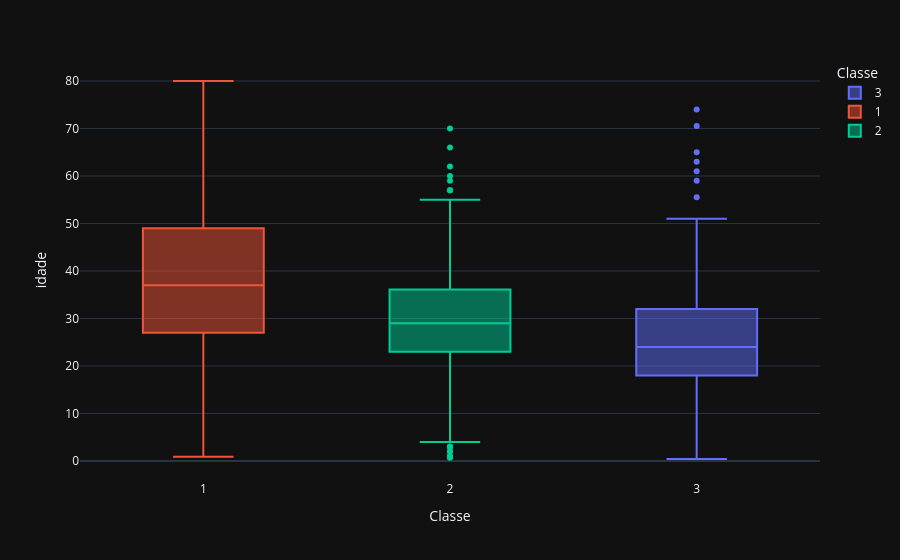

Notebook source saved alongside this figure:
### Markdown cell above
\
Ambos DataFrames possuem diversos valores nulos nas colunas de idade e cabine, a única divergência é que o de treinamento possui um valor nulo de embarque e o de teste possui um valor nulo de tarifa.
\
\
Referente aos valores nulos de idade, o ideal é preencher com a média de idade. Para extrair tal informação fiz um gráfico interativo de `box` do *Plotly* para saber a média por classe.

### Code cell
age_per_class = px.box(data_frame=df_train, x='Pclass', y='Age', color='Pclass',
             labels={'Pclass': 'Classe', 'Age': 'idade'})
age_per_class.show()

### Figure 1 — Plotly figure (JSON) as saved in the notebook; plotly's stock layout.template omitted (floating-point values rounded to 4 significant figures; data arrays with more than 128 entries replaced by an {"elided": "..."} marker saying what was removed)
{"data": [{"alignmentgroup": "True", "hovertemplate": "Classe=%{x}<br>idade=%{y}<extra></extra>", "legendgroup": "3", "marker": {"color": "#636efa"}, "name": "3", "notched": false, "offsetgroup": "3", "orientation": "v", "showlegend": true, "x": {"elided": "491 int values"}, "x0": " ", "xaxis": "x", "y": {"elided": "491 float values"}, "y0": " ", "yaxis": "y", "type": "box"}, {"alignmentgroup": "True", "hovertemplate": "Classe=%{x}<br>idade=%{y}<extra></extra>", "legendgroup": "1", "marker": {"color": "#EF553B"}, "name": "1", "notched": false, "offsetgroup": "1", "orientation": "v", "showlegend": true, "x": {"elided": "216 int values"}, "x0": " ", "xaxis": "x", "y": {"elided": "216 float values"}, "y0": " ", "yaxis": "y", "type": "box"}, {"alignmentgroup": "True", "hovertemplate": "Classe=%{x}<br>idade=%{y}<extra></extra>", "legendgroup": "2", "marker": {"color": "#00cc96"}, "name": "2", "notched": false, "offsetgroup": "2", "orientation": "v", "showlegend": true, "x": {"elided": "184 int values"}, "x0": " ", "xaxis": "x", "y": {"elided": "184 float values"}, "y0": " ", "yaxis": "y", "type": "box"}], "layout": {"xaxis": {"anchor": "y", "domain": [0.0, 1.0], "title": {"text": "Classe"}, "categoryorder": "array", "categoryarray": [3, 1, 2]}, "yaxis": {"anchor": "x", "domain": [0.0, 1.0], "title": {"text": "idade"}}, "legend": {"title": {"text": "Classe"}, "tracegroupgap": 0}, "margin": {"t": 60}, "boxmode": "overlay"}}
